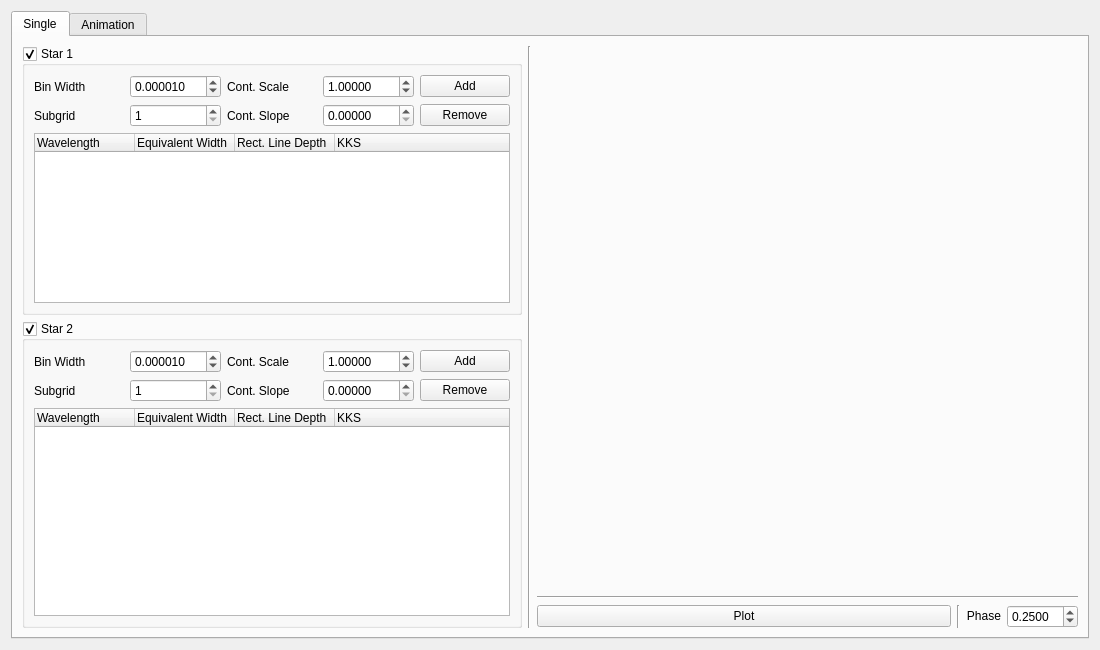
<?xml version="1.0" encoding="UTF-8"?>
<ui version="4.0">
 <class>LineProfileWidget</class>
 <widget class="QWidget" name="LineProfileWidget">
  <property name="geometry">
   <rect>
    <x>0</x>
    <y>0</y>
    <width>1100</width>
    <height>650</height>
   </rect>
  </property>
  <property name="windowTitle">
   <string>Spectral Line Profiles</string>
  </property>
  <layout class="QGridLayout" name="gridLayout_4">
   <item row="0" column="0">
    <widget class="QTabWidget" name="tabWidget">
     <property name="currentIndex">
      <number>0</number>
     </property>
     <widget class="QWidget" name="tab">
      <attribute name="title">
       <string>Single</string>
      </attribute>
      <layout class="QGridLayout" name="gridLayout_3">
       <item row="0" column="0">
        <widget class="QGroupBox" name="s1_groupbox">
         <property name="sizePolicy">
          <sizepolicy hsizetype="Minimum" vsizetype="Preferred">
           <horstretch>0</horstretch>
           <verstretch>0</verstretch>
          </sizepolicy>
         </property>
         <property name="minimumSize">
          <size>
           <width>500</width>
           <height>0</height>
          </size>
         </property>
         <property name="maximumSize">
          <size>
           <width>598</width>
           <height>16777215</height>
          </size>
         </property>
         <property name="title">
          <string>Star 1</string>
         </property>
         <property name="checkable">
          <bool>true</bool>
         </property>
         <layout class="QGridLayout" name="gridLayout">
          <item row="0" column="0">
           <widget class="QLabel" name="label">
            <property name="toolTip">
             <string>The bin width in microns. Too small a bin width gives noisy profiles. Too large a bin
width gives insufficient spectral resolution.</string>
            </property>
            <property name="text">
             <string>Bin Width</string>
            </property>
           </widget>
          </item>
          <item row="0" column="1">
           <widget class="QDoubleSpinBox" name="s1_binwidth_spinbox">
            <property name="decimals">
             <number>6</number>
            </property>
            <property name="minimum">
             <double>0.000001000000000</double>
            </property>
            <property name="maximum">
             <double>1.000000000000000</double>
            </property>
            <property name="singleStep">
             <double>0.000100000000000</double>
            </property>
            <property name="value">
             <double>0.000010000000000</double>
            </property>
           </widget>
          </item>
          <item row="0" column="2">
           <widget class="QLabel" name="label_4">
            <property name="toolTip">
             <string>The continuum scale (continuum flux at the reference wavelength). The unit is decided by
the user.</string>
            </property>
            <property name="text">
             <string>Cont. Scale</string>
            </property>
           </widget>
          </item>
          <item row="0" column="3">
           <widget class="QDoubleSpinBox" name="s1_contscale_spinbox">
            <property name="decimals">
             <number>5</number>
            </property>
            <property name="minimum">
             <double>0.000000000000000</double>
            </property>
            <property name="maximum">
             <double>99.000000000000000</double>
            </property>
            <property name="value">
             <double>1.000000000000000</double>
            </property>
           </widget>
          </item>
          <item row="0" column="4">
           <widget class="QPushButton" name="s1_add_btn">
            <property name="text">
             <string>Add</string>
            </property>
           </widget>
          </item>
          <item row="1" column="0">
           <widget class="QLabel" name="label_6">
            <property name="toolTip">
             <string>&lt;html&gt;&lt;head/&gt;&lt;body&gt;&lt;p&gt;Grid fineness for micro-integration on each surface element. Subgrid = 1 means that there is no micro-integration. Subgrid = n breaks each surface element into n&lt;span style=&quot; vertical-align:super;&quot;&gt;2&lt;/span&gt; pieces, each with its own radial velocity, thus improving integration accuracy.&lt;/p&gt;&lt;/body&gt;&lt;/html&gt;</string>
            </property>
            <property name="text">
             <string>Subgrid</string>
            </property>
           </widget>
          </item>
          <item row="1" column="1">
           <widget class="QSpinBox" name="s1_subgrid_spinbox">
            <property name="minimum">
             <number>1</number>
            </property>
            <property name="maximum">
             <number>999</number>
            </property>
            <property name="value">
             <number>1</number>
            </property>
           </widget>
          </item>
          <item row="1" column="2">
           <widget class="QLabel" name="label_5">
            <property name="toolTip">
             <string>The continuum slope in flux units per micron.</string>
            </property>
            <property name="text">
             <string>Cont. Slope</string>
            </property>
           </widget>
          </item>
          <item row="1" column="3">
           <widget class="QDoubleSpinBox" name="s1_contslope_spinbox">
            <property name="decimals">
             <number>5</number>
            </property>
           </widget>
          </item>
          <item row="1" column="4">
           <widget class="QPushButton" name="s1_remove_btn">
            <property name="text">
             <string>Remove</string>
            </property>
           </widget>
          </item>
          <item row="2" column="0" colspan="5">
           <widget class="QTreeWidget" name="s1_treewidget">
            <property name="sizePolicy">
             <sizepolicy hsizetype="Expanding" vsizetype="Minimum">
              <horstretch>0</horstretch>
              <verstretch>0</verstretch>
             </sizepolicy>
            </property>
            <property name="minimumSize">
             <size>
              <width>0</width>
              <height>150</height>
             </size>
            </property>
            <property name="maximumSize">
             <size>
              <width>16777215</width>
              <height>270</height>
             </size>
            </property>
            <column>
             <property name="text">
              <string>Wavelength</string>
             </property>
             <property name="toolTip">
              <string>The line rest wavelength in microns</string>
             </property>
            </column>
            <column>
             <property name="text">
              <string>Equivalent Width</string>
             </property>
             <property name="toolTip">
              <string>&lt;html&gt;&lt;head/&gt;&lt;body&gt;&lt;p&gt;The line equivalent width for a line, in microns—the traditional measure of line strength.&lt;/p&gt;&lt;p&gt;Absorption and emission lines both have positive equivalent width by program (WD) convention. Whether a line is in absorption or emission is controlled by parameters Rectangle Line Depth.&lt;/p&gt;&lt;/body&gt;&lt;/html&gt;</string>
             </property>
            </column>
            <column>
             <property name="text">
              <string>Rect. Line Depth</string>
             </property>
             <property name="toolTip">
              <string>&lt;html&gt;&lt;head/&gt;&lt;body&gt;&lt;p&gt;Rectangular line depth for a line. &lt;/p&gt;&lt;p&gt;Line profiles are formed by binning of Doppler shifted elements that have rectangular profiles, each with a depth and a width. The user supplies the depth and the program (WD) then calculates the rectangular line width needed to reproduce the specified equivalent width. The depth is relative to a unit continuum, so 0.80000 means that 80 percent of the continuum flux is missing within the rectangular profile element, or that the residual flux is 20 percent of the continuum. Negative depths correspond to emission lines, so −0.50000 means 50 percent above the continuum. Depths must be less than 1.0000 (i.e. an absorption line cannot go to zero flux or below), but can be less than −1.0000 (an emission line can go arbitrarily high).&lt;/p&gt;&lt;/body&gt;&lt;/html&gt;</string>
             </property>
            </column>
            <column>
             <property name="text">
              <string>KKS</string>
             </property>
             <property name="toolTip">
              <string>&lt;html&gt;&lt;head/&gt;&lt;body&gt;&lt;p&gt;This integer specifies a surface region associated with a given spectral line. &lt;/p&gt;&lt;p&gt;If KKS=0, the line is not specific to a location but applies to the entire star. &lt;/p&gt;&lt;p&gt;If KKS=1, then the line applies only to the first spot on that star&lt;/p&gt;&lt;p&gt;if KKS=2 it applies only to the second spot, and so on. &lt;/p&gt;&lt;p&gt;Naturally the star must have spots for this scheme to work, but the spots need not be hot or cool spots—they can have temperature factors of unity. &lt;/p&gt;&lt;p&gt;Negative KKS specifies avoidance of regions. Thus KKS=−4 means that the spectral line applies everywhere on the star except within spot 4. If you find this confusing, just set KKS=0 and the line applies in the old simple way—everywhere on the star.&lt;/p&gt;&lt;/body&gt;&lt;/html&gt;</string>
             </property>
            </column>
           </widget>
          </item>
         </layout>
        </widget>
       </item>
       <item row="3" column="2">
        <layout class="QHBoxLayout" name="horizontalLayout">
         <item>
          <widget class="QPushButton" name="plot_btn">
           <property name="sizePolicy">
            <sizepolicy hsizetype="Minimum" vsizetype="Fixed">
             <horstretch>0</horstretch>
             <verstretch>0</verstretch>
            </sizepolicy>
           </property>
           <property name="minimumSize">
            <size>
             <width>125</width>
             <height>0</height>
            </size>
           </property>
           <property name="text">
            <string>Plot</string>
           </property>
          </widget>
         </item>
         <item>
          <widget class="Line" name="line">
           <property name="sizePolicy">
            <sizepolicy hsizetype="Fixed" vsizetype="Minimum">
             <horstretch>0</horstretch>
             <verstretch>0</verstretch>
            </sizepolicy>
           </property>
           <property name="orientation">
            <enum>Qt::Vertical</enum>
           </property>
          </widget>
         </item>
         <item>
          <widget class="QLabel" name="label_3">
           <property name="sizePolicy">
            <sizepolicy hsizetype="Fixed" vsizetype="Fixed">
             <horstretch>0</horstretch>
             <verstretch>0</verstretch>
            </sizepolicy>
           </property>
           <property name="text">
            <string>Phase</string>
           </property>
           <property name="alignment">
            <set>Qt::AlignRight|Qt::AlignTrailing|Qt::AlignVCenter</set>
           </property>
          </widget>
         </item>
         <item>
          <widget class="QDoubleSpinBox" name="phase_spinbox">
           <property name="sizePolicy">
            <sizepolicy hsizetype="Fixed" vsizetype="Fixed">
             <horstretch>0</horstretch>
             <verstretch>0</verstretch>
            </sizepolicy>
           </property>
           <property name="decimals">
            <number>4</number>
           </property>
           <property name="singleStep">
            <double>0.100000000000000</double>
           </property>
           <property name="value">
            <double>0.250000000000000</double>
           </property>
          </widget>
         </item>
        </layout>
       </item>
       <item row="0" column="2" rowspan="2">
        <widget class="QWidget" name="plot_widget" native="true">
         <property name="sizePolicy">
          <sizepolicy hsizetype="Expanding" vsizetype="Expanding">
           <horstretch>0</horstretch>
           <verstretch>1</verstretch>
          </sizepolicy>
         </property>
        </widget>
       </item>
       <item row="1" column="0" rowspan="3">
        <widget class="QGroupBox" name="s2_groupbox">
         <property name="sizePolicy">
          <sizepolicy hsizetype="Minimum" vsizetype="Preferred">
           <horstretch>0</horstretch>
           <verstretch>0</verstretch>
          </sizepolicy>
         </property>
         <property name="minimumSize">
          <size>
           <width>500</width>
           <height>0</height>
          </size>
         </property>
         <property name="maximumSize">
          <size>
           <width>598</width>
           <height>16777215</height>
          </size>
         </property>
         <property name="title">
          <string>Star 2</string>
         </property>
         <property name="checkable">
          <bool>true</bool>
         </property>
         <layout class="QGridLayout" name="gridLayout_2">
          <item row="0" column="0">
           <widget class="QLabel" name="label_15">
            <property name="toolTip">
             <string>The bin width in microns. Too small a bin width gives noisy profiles. Too large a bin
width gives insufficient spectral resolution.</string>
            </property>
            <property name="text">
             <string>Bin Width</string>
            </property>
           </widget>
          </item>
          <item row="0" column="1">
           <widget class="QDoubleSpinBox" name="s2_binwidth_spinbox">
            <property name="decimals">
             <number>6</number>
            </property>
            <property name="minimum">
             <double>0.000001000000000</double>
            </property>
            <property name="maximum">
             <double>1.000000000000000</double>
            </property>
            <property name="singleStep">
             <double>0.000100000000000</double>
            </property>
            <property name="value">
             <double>0.000010000000000</double>
            </property>
           </widget>
          </item>
          <item row="0" column="2">
           <widget class="QLabel" name="label_12">
            <property name="toolTip">
             <string>The continuum scale (continuum flux at the reference wavelength). The unit is decided by
the user.</string>
            </property>
            <property name="text">
             <string>Cont. Scale</string>
            </property>
           </widget>
          </item>
          <item row="0" column="3">
           <widget class="QDoubleSpinBox" name="s2_contscale_spinbox">
            <property name="decimals">
             <number>5</number>
            </property>
            <property name="maximum">
             <double>99.000000000000000</double>
            </property>
            <property name="value">
             <double>1.000000000000000</double>
            </property>
           </widget>
          </item>
          <item row="0" column="4">
           <widget class="QPushButton" name="s2_add_btn">
            <property name="text">
             <string>Add</string>
            </property>
           </widget>
          </item>
          <item row="1" column="0">
           <widget class="QLabel" name="label_13">
            <property name="toolTip">
             <string>&lt;html&gt;&lt;head/&gt;&lt;body&gt;&lt;p&gt;Grid fineness for micro-integration on each surface element. Subgrid = 1 means that there is no micro-integration. Subgrid = n breaks each surface element into n&lt;span style=&quot; vertical-align:super;&quot;&gt;2&lt;/span&gt; pieces, each with its own radial velocity, thus improving integration accuracy.&lt;/p&gt;&lt;/body&gt;&lt;/html&gt;</string>
            </property>
            <property name="text">
             <string>Subgrid</string>
            </property>
           </widget>
          </item>
          <item row="1" column="1">
           <widget class="QSpinBox" name="s2_subgrid_spinbox">
            <property name="minimum">
             <number>1</number>
            </property>
           </widget>
          </item>
          <item row="1" column="2">
           <widget class="QLabel" name="label_11">
            <property name="toolTip">
             <string>The continuum slope in flux units per micron.</string>
            </property>
            <property name="text">
             <string>Cont. Slope</string>
            </property>
           </widget>
          </item>
          <item row="1" column="3">
           <widget class="QDoubleSpinBox" name="s2_contslope_spinbox">
            <property name="decimals">
             <number>5</number>
            </property>
            <property name="maximum">
             <double>1.000000000000000</double>
            </property>
           </widget>
          </item>
          <item row="1" column="4">
           <widget class="QPushButton" name="s2_remove_btn">
            <property name="text">
             <string>Remove</string>
            </property>
           </widget>
          </item>
          <item row="2" column="0" colspan="5">
           <widget class="QTreeWidget" name="s2_treewidget">
            <property name="sizePolicy">
             <sizepolicy hsizetype="Expanding" vsizetype="Minimum">
              <horstretch>0</horstretch>
              <verstretch>0</verstretch>
             </sizepolicy>
            </property>
            <property name="minimumSize">
             <size>
              <width>0</width>
              <height>150</height>
             </size>
            </property>
            <property name="maximumSize">
             <size>
              <width>16777215</width>
              <height>270</height>
             </size>
            </property>
            <column>
             <property name="text">
              <string>Wavelength</string>
             </property>
             <property name="toolTip">
              <string>The line rest wavelength in microns</string>
             </property>
            </column>
            <column>
             <property name="text">
              <string>Equivalent Width</string>
             </property>
             <property name="toolTip">
              <string>&lt;html&gt;&lt;head/&gt;&lt;body&gt;&lt;p&gt;The line equivalent width for a line, in microns—the traditional measure of line strength.&lt;/p&gt;&lt;p&gt;Absorption and emission lines both have positive equivalent width by program (WD) convention. Whether a line is in absorption or emission is controlled by parameters Rectangle Line Depth.&lt;/p&gt;&lt;/body&gt;&lt;/html&gt;</string>
             </property>
            </column>
            <column>
             <property name="text">
              <string>Rect. Line Depth</string>
             </property>
             <property name="toolTip">
              <string>&lt;html&gt;&lt;head/&gt;&lt;body&gt;&lt;p&gt;Rectangular line depth for a line. &lt;/p&gt;&lt;p&gt;Line profiles are formed by binning of Doppler shifted elements that have rectangular profiles, each with a depth and a width. The user supplies the depth and the program (WD) then calculates the rectangular line width needed to reproduce the specified equivalent width. The depth is relative to a unit continuum, so 0.80000 means that 80 percent of the continuum flux is missing within the rectangular profile element, or that the residual flux is 20 percent of the continuum. Negative depths correspond to emission lines, so −0.50000 means 50 percent above the continuum. Depths must be less than 1.0000 (i.e. an absorption line cannot go to zero flux or below), but can be less than −1.0000 (an emission line can go arbitrarily high).&lt;/p&gt;&lt;/body&gt;&lt;/html&gt;</string>
             </property>
            </column>
            <column>
             <property name="text">
              <string>KKS</string>
             </property>
             <property name="toolTip">
              <string>&lt;html&gt;&lt;head/&gt;&lt;body&gt;&lt;p&gt;This integer specifies a surface region associated with a given spectral line. &lt;/p&gt;&lt;p&gt;If KKS=0, the line is not specific to a location but applies to the entire star. &lt;/p&gt;&lt;p&gt;If KKS=1, then the line applies only to the first spot on that star&lt;/p&gt;&lt;p&gt;if KKS=2 it applies only to the second spot, and so on. &lt;/p&gt;&lt;p&gt;Naturally the star must have spots for this scheme to work, but the spots need not be hot or cool spots—they can have temperature factors of unity. &lt;/p&gt;&lt;p&gt;Negative KKS specifies avoidance of regions. Thus KKS=−4 means that the spectral line applies everywhere on the star except within spot 4. If you find this confusing, just set KKS=0 and the line applies in the old simple way—everywhere on the star.&lt;/p&gt;&lt;/body&gt;&lt;/html&gt;</string>
             </property>
            </column>
           </widget>
          </item>
         </layout>
        </widget>
       </item>
       <item row="0" column="1" rowspan="4">
        <widget class="Line" name="line_2">
         <property name="orientation">
          <enum>Qt::Vertical</enum>
         </property>
        </widget>
       </item>
       <item row="2" column="2">
        <widget class="Line" name="line_3">
         <property name="orientation">
          <enum>Qt::Horizontal</enum>
         </property>
        </widget>
       </item>
      </layout>
     </widget>
     <widget class="QWidget" name="tab_2">
      <attribute name="title">
       <string>Animation</string>
      </attribute>
     </widget>
    </widget>
   </item>
  </layout>
 </widget>
 <resources/>
 <connections/>
</ui>
